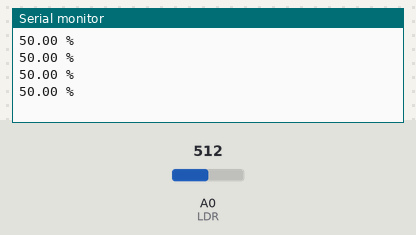
Simulated run of this sketch. Board: Arduino Uno, built with avr-gcc and run on an emulated ATmega328P. Shown: the last lines printed to the serial monitor. Inputs (shaded band) come from the test bench; at power-on: A0 (LDR) = 512.

Above: at 1.2 s.
1.3 s: A0 (LDR) set to 716
At 1.71 s:
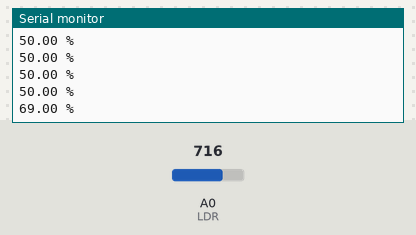
2.8 s: A0 (LDR) set to 900
At 2.91 s:
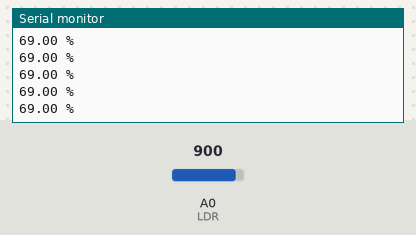
Timing chart, 0 to 5.8 s (numbered marks = the images above; inputs shaded):
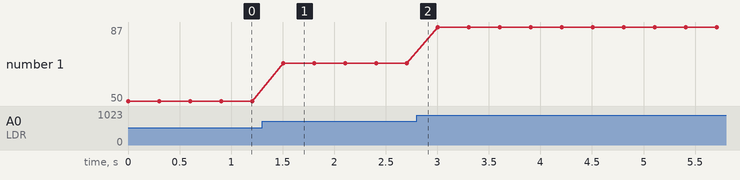

The sketch:

LDRwMAP.ino
```cpp
#define LDR A0

float LDRvalue = 0;

void setup() {
  Serial.begin(9600);
}

void loop() {

  LDRvalue = map(analogRead(LDR),0,1024,0,100);
  Serial.print(LDRvalue);
  Serial.println(" %");
  delay(300);

}
```

Measured:
- after the input at 1.3 s, the serial monitor: prints a new line after 0.20 s (image 1)
- plotted number 1: 50 → 69 after the input at 1.3 s, 69 → 87 after the input at 2.8 s
